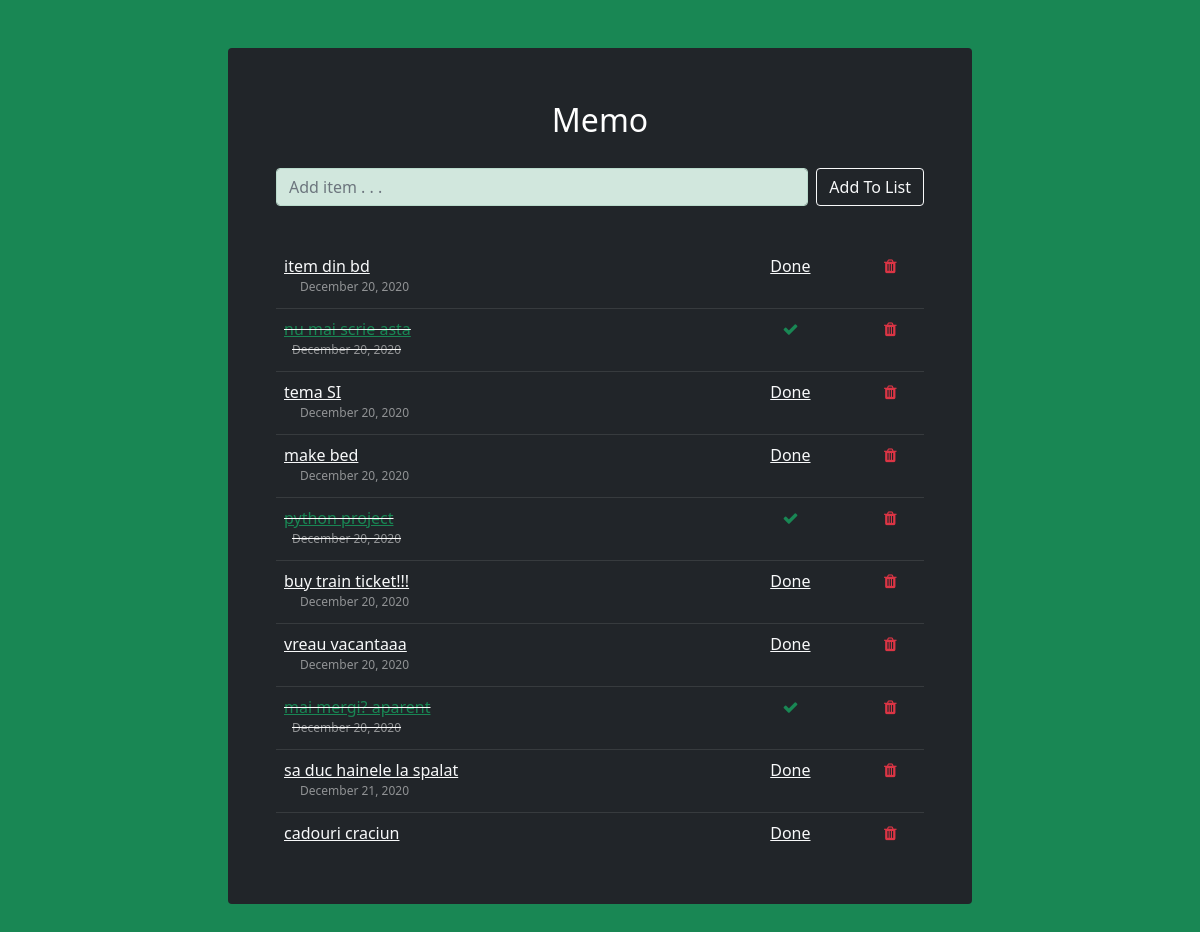
Screenshot of /memo/ with the database file from the repository.
### memo_list/models.py (models this page shows, shortened)
class List(models.Model):
    item = models.CharField(max_length=200)
    completed = models.BooleanField(default=False)
    date_posted = models.DateTimeField(default=timezone.now)

### memo_list/views.py (the view)
# urls.py: path('', views.addItem, name="addItem"),
def addItem(request):
    if request.method == 'POST':
        form = ListForm(request.POST or None)
        if form.is_valid():
            form.save()
            all_items = List.objects.all
            messages.success(request,('Item has been added to memo list!'))
            return render(request, 'home.html', {'all_items': all_items})
    else:
        all_items = List.objects.all
        return render(request, 'home.html', {'all_items': all_items})

### memo_list/templates/home.html (shortened to what this page needs)
{% extends 'base.html' %}
{% block content %}
    <div class="container col-sm-8 mt-5 bg-dark p-5 rounded overflow-auto">
        <p class="text-center text-white fs-2">Memo</p>
        <form class="d-flex flex-row h-50 mt-4" method="POST">
            <div class="input-group mb-3">
                <input class="form-control alert-success rounded" type="text" placeholder="Add item . . ." aria-label="item" name="item">
                <button class="btn btn-outline-light ms-2 rounded" type="submit">Add To List</button>
            </div>
        </form>
        <br/>
        <div class="scrollArea">
        {% if all_items %}
            <table class="table table-dark table-responsive-sm">
            {% for item in all_items %}
                {% if item.completed %}
                    <tr>
                        <td class="done"><a class="link-success" href="{% url 'editItem' item.id %}" data-bs-toggle="tooltip" title="Edit item">{{ item.item }}</a>
                            <p class="font-size ms-2 mb-1 text-white-50">{{item.date_posted|date:"F d, Y"}}</p></td>
                        <td style="height: 2%"><center><a class="link-success" href="{% url 'markAsIncomplete' item.id %}" data-bs-toggle="tooltip" title="Mark item as incomplete"><i class="fa fa-check"></i></a></center></td>
                        <td><center><a class="link-danger" href="{% url 'deleteItem' item.id %}" data-bs-toggle="tooltip" data-bs-placement="right" title="Delete item from memo list"><i class="fa fa-trash" ></i></a></center></td>
                    </tr>
                {% else %}
                    <tr>
                        <td class=""><a class="link-light" href="{% url 'editItem' item.id %}" data-bs-toggle="tooltip" title="Edit item">{{ item.item }}</a>
                        <p class="font-size ms-3 mb-1 text-white-50">{{item.date_posted|date:"F d, Y"}}</p></td>
                        <td><center><a class="link-light" href="{% url 'markAsComplete' item.id %}" data-bs-toggle="tooltip" title="Mark item as done">Done</a></center></td>
                        <td><center><a class="link-danger" href="{% url 'deleteItem' item.id %}" data-bs-toggle="tooltip" title="Delete item from memo list"><i class="fa fa-trash" ></i></a></center></td>
                    </tr>
                {% endif %}
            {% endfor %}
            </table>
        {% endif %}
        </div>
    </div>
{% endblock %}

### static/css/css_app.css (style rules this page uses)
.done { text-decoration: line-through; }
.font-size { font-size: 12px; }
.scrollArea { overflow-y: scroll; height:600px; margin-bottom: 10px; }

### rows the page displays
List: item "item din bd", date_posted "December 20, 2020"
List: item "nu mai scrie asta", date_posted "December 20, 2020"
List: item "tema SI", date_posted "December 20, 2020"
List: item "make bed", date_posted "December 20, 2020"
List: item "python project", date_posted "December 20, 2020"
List: item "buy train ticket!!!", date_posted "December 20, 2020"
List: item "vreau vacantaaa", date_posted "December 20, 2020"
List: item "mai mergi? aparent", date_posted "December 20, 2020"
List: item "sa duc hainele la spalat", date_posted "December 21, 2020"
List: item "cadouri craciun"
